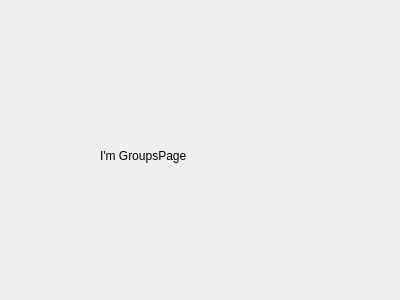
<?xml version="1.0" encoding="UTF-8"?>
<ui version="4.0">
 <class>GroupsPage</class>
 <widget class="QWidget" name="GroupsPage">
  <property name="geometry">
   <rect>
    <x>0</x>
    <y>0</y>
    <width>400</width>
    <height>300</height>
   </rect>
  </property>
  <property name="windowTitle">
   <string>GroupsPage</string>
  </property>
  <widget class="QLabel" name="label">
   <property name="geometry">
    <rect>
     <x>100</x>
     <y>120</y>
     <width>201</width>
     <height>71</height>
    </rect>
   </property>
   <property name="text">
    <string>I'm GroupsPage</string>
   </property>
  </widget>
 </widget>
 <resources/>
 <connections/>
</ui>
